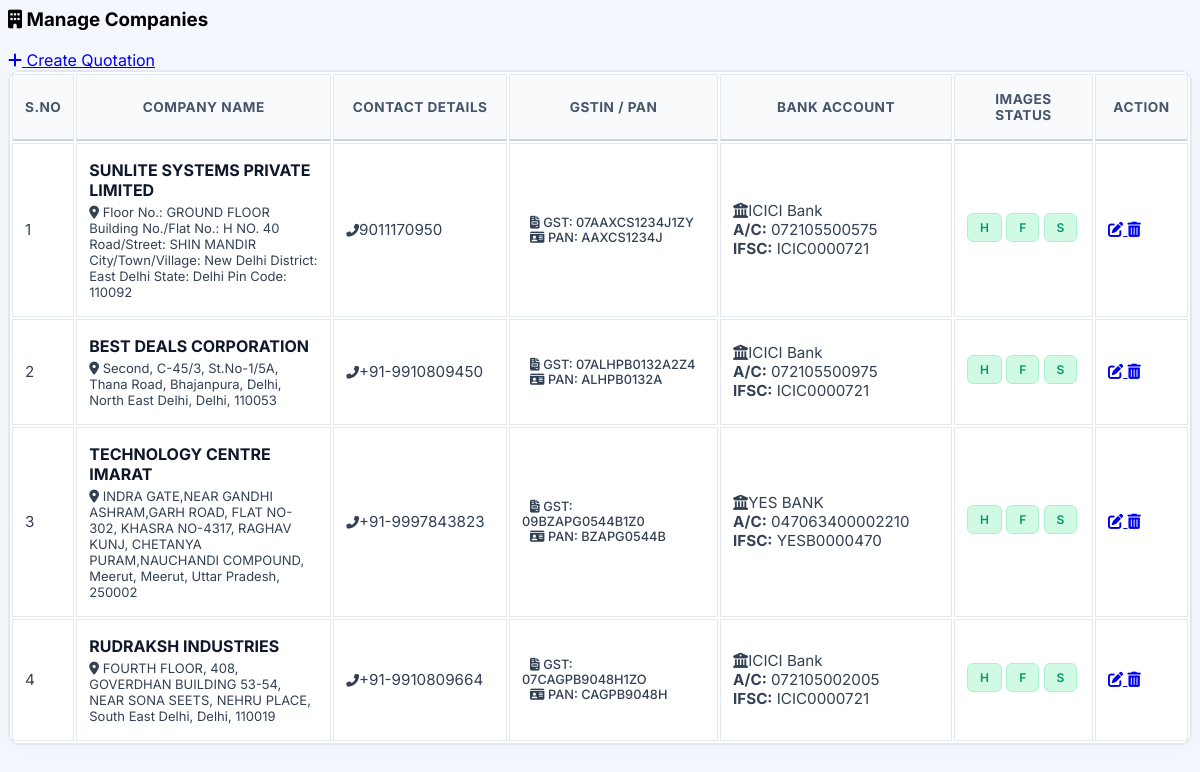
The app's page /view_companies.php with its own data.
### tables this page shows
CREATE TABLE `issuer_companies` (
  `id` int(11) NOT NULL,
  `company_name` varchar(255) NOT NULL,
  `address` text DEFAULT NULL,
  `phone` varchar(50) DEFAULT NULL,
  `gstin` varchar(50) DEFAULT NULL,
  `pan` varchar(50) DEFAULT NULL,
  `account_holder` varchar(150) DEFAULT NULL,
  `account_number` varchar(50) DEFAULT NULL,
  `bank_name` varchar(100) DEFAULT NULL,
  `branch` varchar(100) DEFAULT NULL,
  `ifsc_code` varchar(20) DEFAULT NULL,
  `upi_id` varchar(100) DEFAULT NULL,
  `signature_image` varchar(255) DEFAULT NULL,
  `header_image` varchar(255) DEFAULT NULL,
  `footer_image` varchar(255) DEFAULT NULL,
  `template_file` varchar(100) DEFAULT 'template_default.php'
);

### view_companies.php (the view, shortened to what this page needs)
<link rel="stylesheet" href="https://cdnjs.cloudflare.com/ajax/libs/font-awesome/6.4.2/css/all.min.css">
<div class="container-fluid mt-4 mb-5 px-3 px-md-4">
    <div class="d-flex flex-column flex-md-row justify-content-between align-items-md-center mb-4 gap-3">
        <h3 class="fw-bold text-dark mb-0"><i class="fas fa-building me-2 text-primary"></i> Manage Companies</h3>
        <div>
            <a href="create_quotation.php" class="btn btn-primary rounded-pill px-4 py-2 fw-bold shadow-sm">
                <i class="fas fa-plus me-2"></i> Create Quotation
            </a>
        </div>
    </div>
    <div class="card modern-card p-0 overflow-hidden">
        <div class="table-responsive">
            <table class="table table-bordered table-hover align-middle">
                <thead>
                    <tr>
                        <th width="5%" class="text-center">S.No</th>
                        <th width="22%">Company Name</th>
                        <th width="15%">Contact Details</th>
                        <th width="18%">GSTIN / PAN</th>
                        <th width="20%">Bank Account</th>
                        <th width="12%" class="text-center">Images Status</th>
                        <th width="8%" class="text-center">Action</th>
                    </tr>
                </thead>
                <tbody>
                    <?php
                    $fetch_companies = mysqli_query($conn, "SELECT * FROM issuer_companies ORDER BY id DESC");
                    $count = 1;
                    if(mysqli_num_rows($fetch_companies) > 0) {
                        while($row = mysqli_fetch_assoc($fetch_companies)) {
                            $has_head = !empty($row['header_image']) ? '<span class="badge-status badge-yes" title="Header Uploaded">H</span>' : '<span class="badge-status badge-no" title="No Header">H</span>';
                            $has_foot = !empty($row['footer_image']) ? '<span class="badge-status badge-yes" title="Footer Uploaded">F</span>' : '<span class="badge-status badge-no" title="No Footer">F</span>';
                            $has_sign = !empty($row['signature_image']) ? '<span class="badge-status badge-yes" title="Signature Uploaded">S</span>' : '<span class="badge-status badge-no" title="No Signature">S</span>';
                            echo "<tr>
                                    <td class='text-center fw-bold text-secondary'>{$count}</td>
                                    <td>
                                        <div style='font-size: 16px; font-weight: 700; color: #0f172a; margin-bottom: 4px;'>{$row['company_name']}</div>
                                        <div class='text-muted text-truncate' style='font-size: 13px; max-width: 250px;' title='{$row['address']}'><i class='fas fa-map-marker-alt me-1'></i> {$row['address']}</div>
                                    </td>
                                    <td>
                                        <div class='text-dark fw-medium'><i class='fas fa-phone-alt text-muted me-2' style='font-size: 0.8rem;'></i>{$row['phone']}</div>
                                    </td>
                                    <td>
                                        <div class='mb-2'><span class='badge bg-light text-dark border badge-custom'><i class='fas fa-file-invoice text-muted me-1'></i> GST: {$row['gstin']}</span></div>
                                        <div><span class='badge bg-light text-dark border badge-custom'><i class='fas fa-id-card text-muted me-1'></i> PAN: {$row['pan']}</span></div>
                                    </td>
                                    <td>
                                        <div class='fw-bold text-dark mb-1'><i class='fas fa-university text-primary me-2'></i>{$row['bank_name']}</div>
                                        <div class='text-muted small mb-1'><strong>A/C:</strong> {$row['account_number']}</div>
                                        <div class='text-muted small'><strong>IFSC:</strong> {$row['ifsc_code']}</div>
                                    </td>
                                    <td class='text-center'>
                                        <div class='d-flex justify-content-center gap-1 flex-wrap'>
                                            {$has_head} {$has_foot} {$has_sign}
                                        </div>
                                    </td>
                                    <td class='text-center'>
                                        <div class='d-flex justify-content-center gap-2'>
                                            <a href='edit_company.php?id={$row['id']}' class='btn btn-sm btn-light text-primary border rounded-3' title='Edit Company'>
                                                <i class='fas fa-edit'></i>
                                            </a>
                                            <a href='view_companies.php?delete_id={$row['id']}' class='btn btn-sm btn-light text-danger border rounded-3' title='Delete Company' onclick=\"return confirm('Are you sure you want to delete this company? All associated letterhead images will also be deleted.');\">
                                                <i class='fas fa-trash-alt'></i>
                                            </a>
                                        </div>
                                    </td>
                                </tr>";
                            $count++;
                        }
                    } else {
                        echo "<tr><td colspan='7' class='text-center py-5 text-danger fw-bold fs-5'><i class='fas fa-box-open mb-3 d-block fs-1'></i>No Companies Found!</td></tr>";
                    }
                    ?>
                </tbody>
            </table>
        </div>
    </div>
</div>

### view_companies.php (style rules this page uses)
.modern-card { border-radius: 16px; border: none; box-shadow: 0 4px 20px rgba(0,0,0,0.03); background: #fff; }
.table-responsive { border-radius: 12px; border: 1px solid #e2e8f0; overflow: hidden; }
.table { margin-bottom: 0; }
.table-bordered { border: 1px solid #e2e8f0; }
.table-bordered th, .table-bordered td { border: 1px solid #e2e8f0; }
.table thead th { background-color: #f8fafc; color: #475569; font-weight: 700; border-bottom: 2px solid #cbd5e1 !important; text-transform: uppercase; font-size: 0.85rem; padding: 16px 12px; letter-spacing: 0.5px; }
.table tbody td { padding: 16px 12px; vertical-align: middle; color: #334155; font-size: 0.95rem; transition: background-color 0.2s ease; }
.badge-status { font-size: 0.75rem; padding: 6px 12px; border-radius: 6px; font-weight: 600; display: inline-block; margin-bottom: 4px; }
.badge-yes { background-color: #d1fae5; color: #059669; border: 1px solid #a7f3d0; }
.badge-custom { font-size: 0.8rem; font-weight: 500; padding: 4px 8px; border-radius: 4px; }

### records on screen
issuer_companies: company_name "SUNLITE SYSTEMS PRIVATE LIMITED", address "Floor No.: GROUND FLOOR Building No./Flat No.: H NO. 40 Road/Street: SHIN MANDIR City/Town/Village: New Delhi District: East Delhi State: Delhi Pin Code: 110092", phone "9011170950", gstin "07AAXCS1234J1ZY", pan "AAXCS1234J", bank_name "ICICI Bank", account_number "072105500575", ifsc_code "ICIC0000721"
issuer_companies: company_name "BEST DEALS CORPORATION", address "Second, C-45/3, St.No-1/5A, Thana Road, Bhajanpura, Delhi, North East Delhi, Delhi, 110053", phone "+91-9910809450", gstin "07ALHPB0132A2Z4", pan "ALHPB0132A", bank_name "ICICI Bank", account_number "072105500975", ifsc_code "ICIC0000721", shows "F"
issuer_companies: company_name "TECHNOLOGY CENTRE IMARAT", address "INDRA GATE,NEAR GANDHI ASHRAM,GARH ROAD, FLAT NO-302, KHASRA NO-4317, RAGHAV KUNJ, CHETANYA PURAM,NAUCHANDI COMPOUND, Meerut, Meerut, Uttar Pradesh, 250002", phone "+91-9997843823", gstin "09BZAPG0544B1Z0", pan "BZAPG0544B", bank_name "YES BANK", account_number "047063400002210", ifsc_code "YESB0000470"
issuer_companies: company_name "RUDRAKSH INDUSTRIES", address "FOURTH FLOOR, 408, GOVERDHAN BUILDING 53-54, NEAR SONA SEETS, NEHRU PLACE, South East Delhi, Delhi, 110019", phone "+91-9910809664", gstin "07CAGPB9048H1ZO", pan "CAGPB9048H", bank_name "ICICI Bank", account_number "072105002005", ifsc_code "ICIC0000721"
